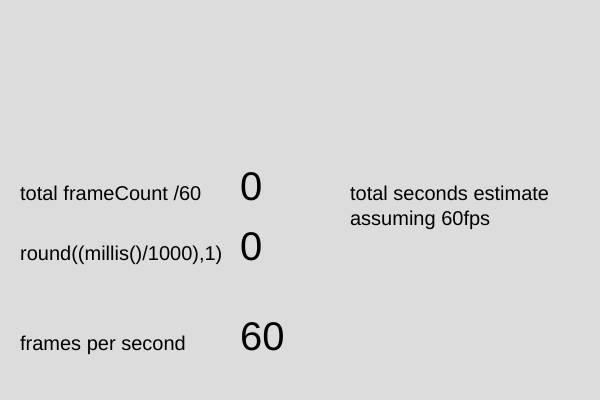
Frame 1 (no input)
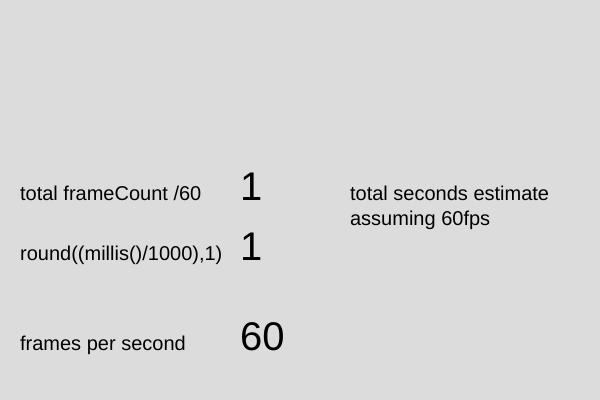
Frame 60 (no input)
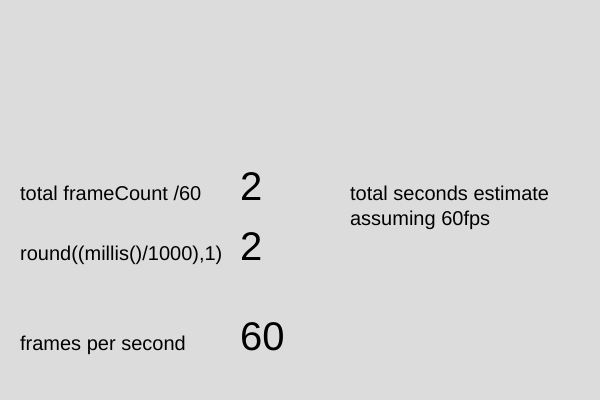
Frame 120 (the mouse pressed at the canvas centre since frame 60)

The p5.js sketch that drew these frames (run headless with seeded random() and noise() and a simulated clock; from frame 60 on, the mouse is pressed at the canvas centre):

// p5.js sketch
// ── sketch.js
// timer- frameCount vs millis & fps
// https://editor.p5js.org/novo/sketches/1dWMS1-hu



function setup() {
  createCanvas(600, 400);
}

function draw() {
  background(220);
  write_Seconds();
}

function write_Seconds() {
  
  let alignLeft1 = 20;
let alignLeft2 = 240;
let alignLeft3 = 350;
let alignTop1 = 200;
let vSpacing = 60;
  
  textSize(40);
  text(round(frameCount / 60), alignLeft2, alignTop1);
  
  textSize(20);
  let textFC = "total frameCount /60";
  text(textFC, alignLeft1, alignTop1);
  text('total seconds estimate\nassuming 60fps', alignLeft3, alignTop1)
  

  textSize(20);
  text("round((millis()/1000),1)", alignLeft1, alignTop1 + vSpacing );
  textSize(40);
  let textMillis = round((millis() / 1000),1);
  text(textMillis, alignLeft2, alignTop1 + vSpacing);

  textSize(20);
  text("frames per second", alignLeft1, alignTop1 + 150);
  textSize(40);
  let fps = round((frameCount / (millis()/1000)),1);
  text(fps, alignLeft2, alignTop1 + 150);
}


//let millisecond = millis();
// text('Milliseconds \nrunning: \n' + millisecond, 5, 40);
// using backslash n to put lines in text


// older stuff

//globals
//let rouge = 0;
// let red_change = 1;

// in write_Seconds
// rouge = rouge + red_change;
//  if (rouge > 255) {
//    red_change = -red_change;
//  } else if (rouge < 0) {
//    red_change = -red_change;
//  }
